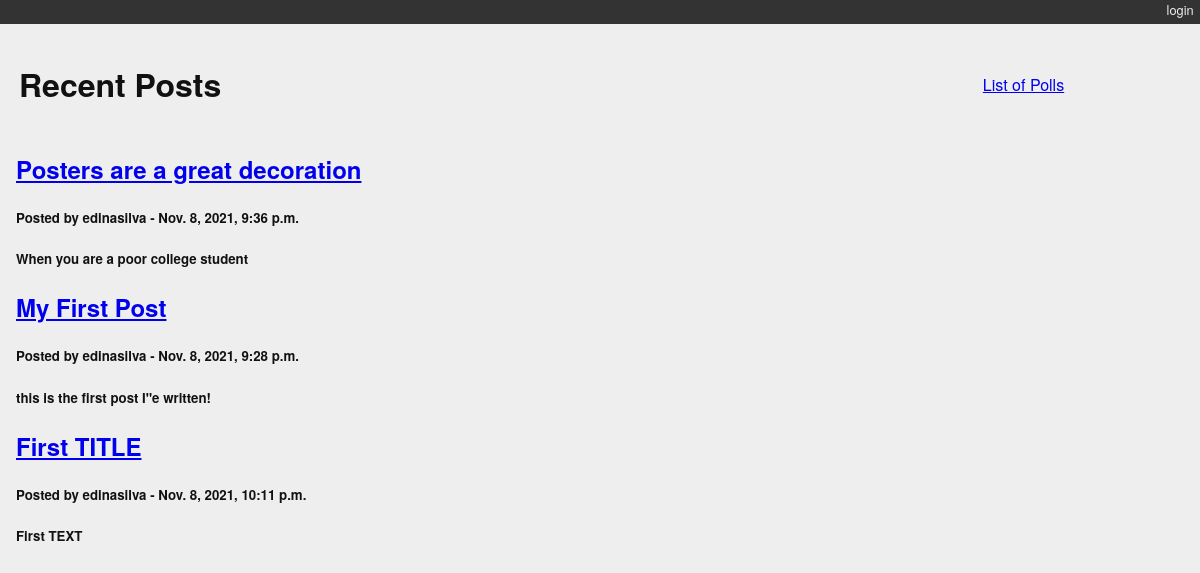
Before: / with the older database file.
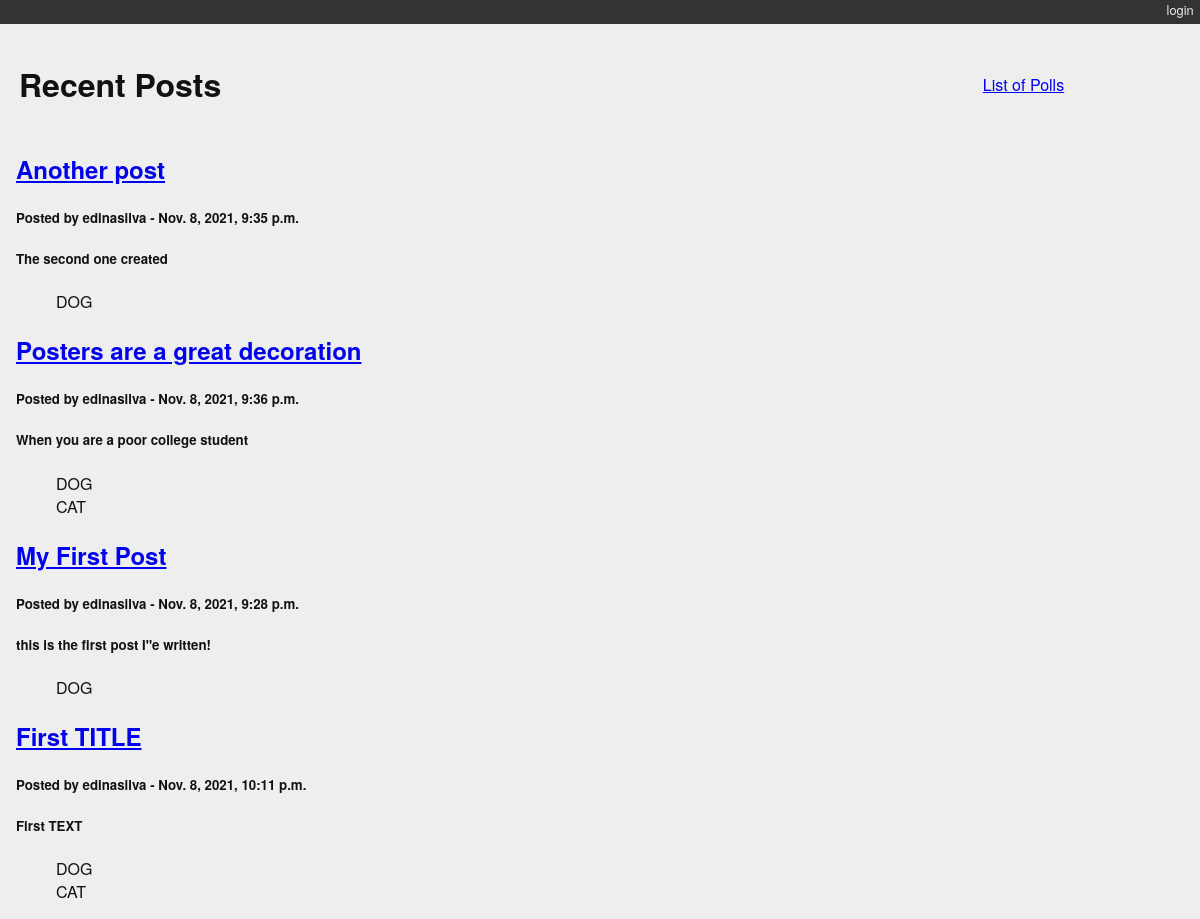
After: the same page with the newer database file.
### blogging/models.py (models this page shows)
class Post(models.Model):
    title = models.CharField(max_length=128)
    text = models.TextField(blank=True)
    author = models.ForeignKey(User, on_delete=models.CASCADE)
    created_date = models.DateTimeField(auto_now_add=True)
    modified_date = models.DateTimeField(auto_now=True)
    published_date = models.DateTimeField(blank=True, null=True)
    categories = models.ManyToManyField(Category, blank=True, related_name='categories')
    def __str__(self):
        return self.title
    class Meta:
        verbose_name_plural = 'Posts'

class Category(models.Model):
    name = models.CharField(max_length=128)
    description = models.TextField(blank=True)
    def __str__(self):
        return self.name
    class Meta:
        verbose_name_plural = 'Categories'

### blogging/views.py (the view)
# urls.py: path('', list_view, name="post_index"),
def list_view(request):
    published = Post.objects.exclude(published_date__exact=None)
    posts = published.order_by('-published_date')
    context = {'posts': posts}
    return render(request, 'list.html', context)

### blogging/templates/blogging/list.html (shortened to what this page needs)
<!DOCTYPE html>
{% extends "base.html" %}
{% block content %}
<table width="90%" border="0">
    <tr>
        <td><h1>Recent Posts</h1></td>
        <td style="text-align: right; vertical-align: middle;"><a href="/polling/">List of Polls</a></td>
    </tr>
</table>
{% for post in posts %}
    <div class="post">
        <h2>
            <a href="{% url 'post_detail' post.pk %}">{{ post }}</a>
        </h2>
        <p class="byline">
        <h5>Posted by {{ post.author }} - {{post.created_date}}</h5>
        </p>
        <div class="post-body">
        <h5>{{ post.text }}</h5>
        </div>
        <ul class="categories">
        {% for category in post.categories.all %}
        <li >{{ category }}</li><br>
        {% endfor %}
        </ul>
    </div>
{% endfor %}
{% endblock %}

### mysite/templates/base.html (shortened to what this page needs)
<!DOCTYPE html>
{% load static %}
<html lang="en">
<head>
    <link type="text/css" rel="stylesheet" href="{% static 'django_blog.css' %}">
</head>
<body>
  <div id="header">
   <ul id="control-bar">
   {% if user.is_authenticated %}
    {% if user.is_staff %}<li><a href="{% url 'admin:index' %}">admin</a></li>{% endif %}
     <li><a href="{% url 'logout' %}">logout</a></li>
    {% else %}
     <li><a href="{% url 'login' %}">login</a></li>
   {% endif %}
   </ul>
  </div>
<div id="container">
    <div id="content">
        {% block content %}{% endblock %}
    </div>
</div>
</body>
</html>

### blogging/static/django_blog.css (style rules this page uses)
body { background-color: #eee; color: #111; font-family: "HelveticaNeue-Light", "Helvetica Neue Light", "Helvetica Neue", Helvetica, Arial, "Lucida Grande", sans-serif; margin:0; padding:0; }
#container { margin:0; padding:0; margin-top: 0px; }
#header { background-color: #333; border-botton: 1px solid #111; margin:0; padding:0; }
#control-bar { margin: 0em 0em 1em; list-style: none; list-style-type: none; text-align: right; color: #eee; font-size: 80%; padding-bottom: 0.4em; }
#control-bar li { display: inline-block; }
#control-bar li a { color: #eee; padding: 0.5em; text-decoration: none; }
#content { margin: 0em 1em 1em; }
ul.categories { list-style: none; list-style-type: none; }
ul.categories li { display: inline; }

Changed rows visible on the page:
now on this page (row edited): Post: title "Another post", author "edinasilva", created_date "Nov. 8, 2021, 9:35 p.m.", text "The second one created"
now on this page (row unchanged): Category: name "DOG"
changed Post "Posters are a great decoration": gains Category (name "CAT")
changed Post "First TITLE": gains Category (name "CAT")
